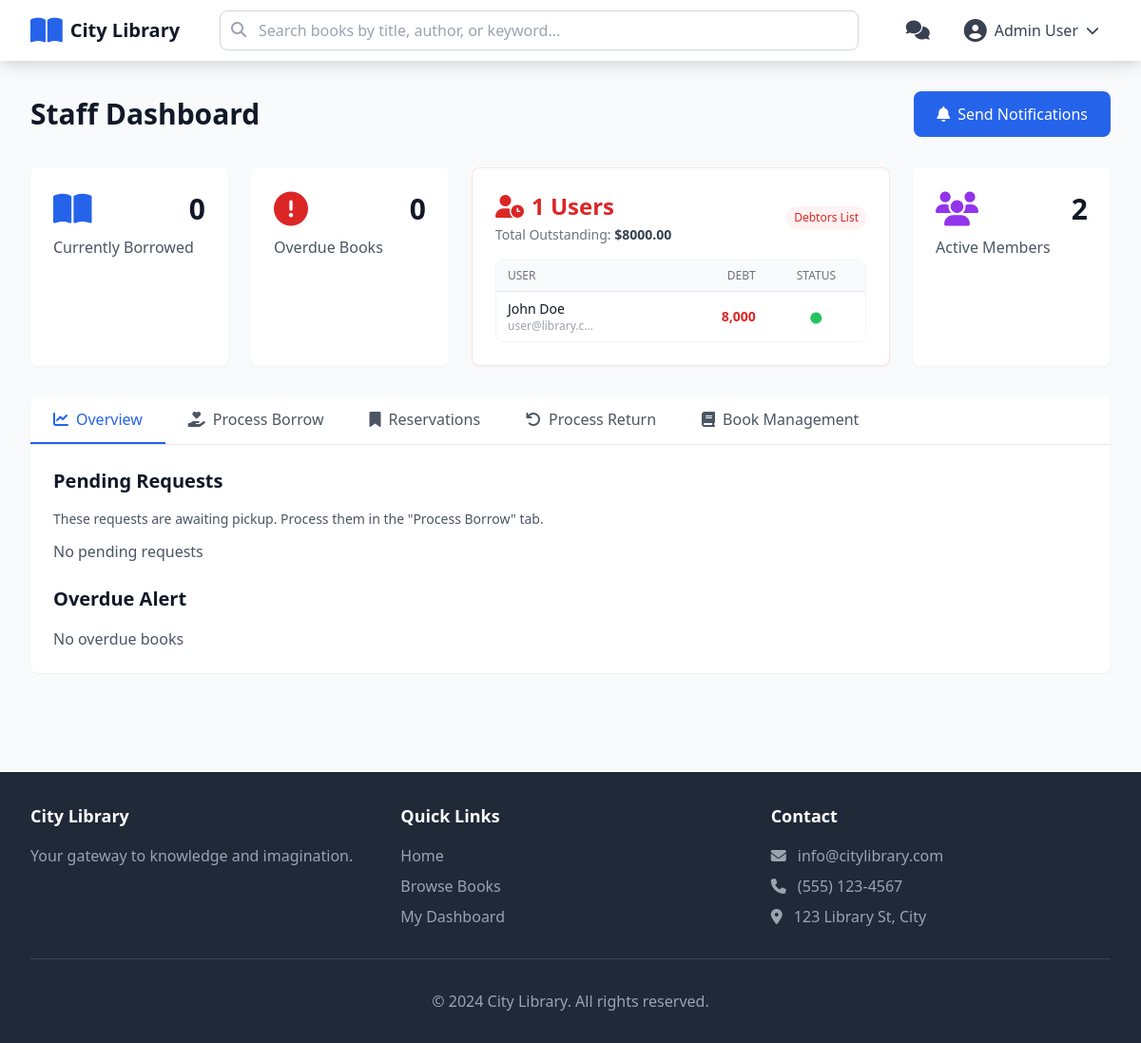
The app's page /staff/dashboard (signed in), older data.
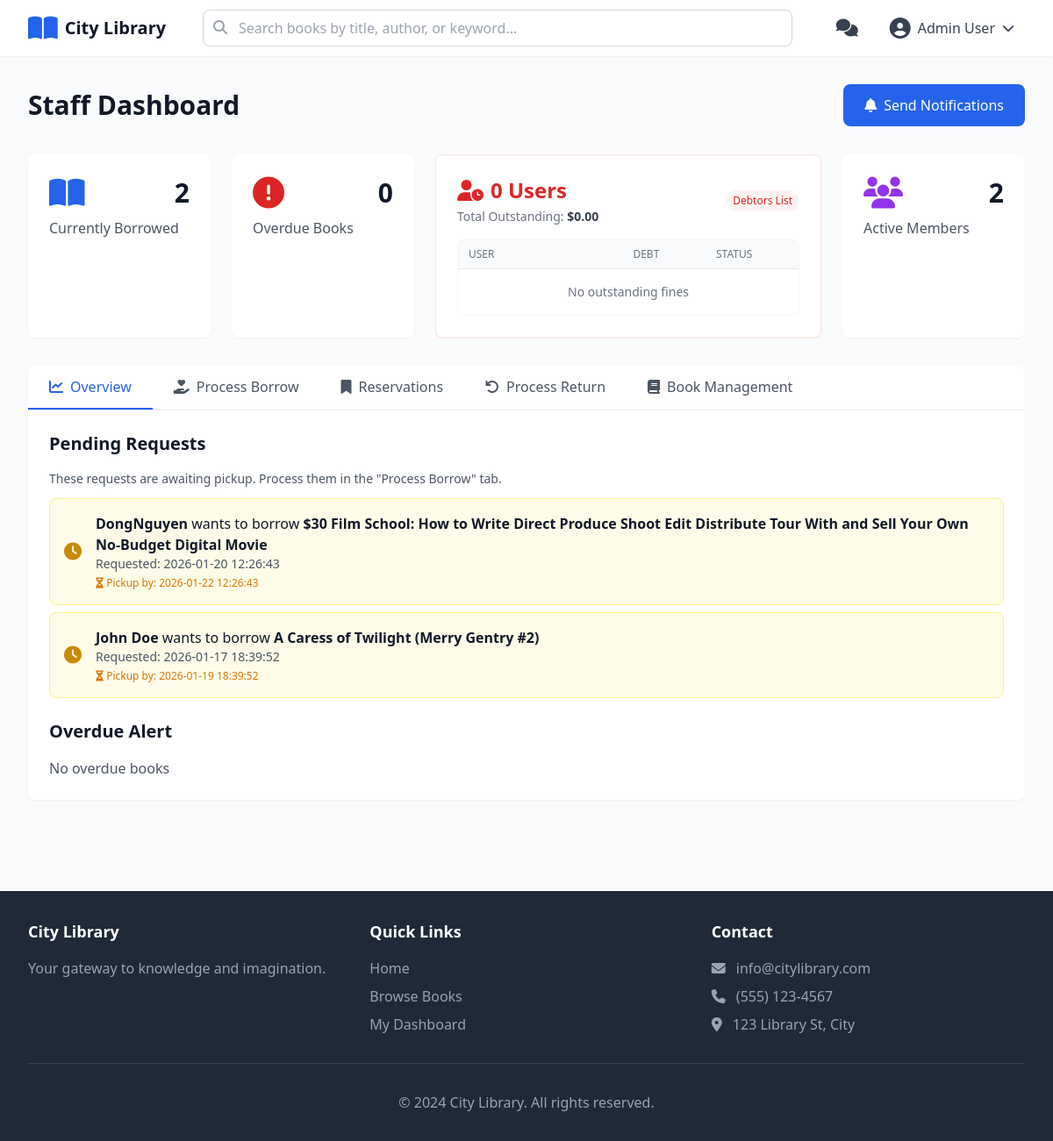
The same page, newer data.
### tables this page shows
CREATE TABLE users (
            id TEXT PRIMARY KEY,
            email TEXT UNIQUE NOT NULL,
            password TEXT NOT NULL,
            name TEXT NOT NULL,
            phone TEXT NOT NULL,
            birthday TEXT,
            role TEXT NOT NULL DEFAULT 'user',
            member_since TEXT NOT NULL,
            is_locked INTEGER DEFAULT 0,
            fines REAL DEFAULT 0.0,
            violations INTEGER DEFAULT 0,
            favorites TEXT DEFAULT '[]'
        );

CREATE TABLE borrows (
            id TEXT PRIMARY KEY,
            user_id TEXT NOT NULL,
            book_id TEXT NOT NULL,
            borrow_date TEXT NOT NULL,
            due_date TEXT NOT NULL,
            return_date TEXT,
            status TEXT NOT NULL DEFAULT 'waiting',
            renewed_count INTEGER DEFAULT 0,
            pending_until TEXT,
            condition TEXT,
            damage_fee REAL DEFAULT 0.0,
            late_fee REAL DEFAULT 0.0,
            FOREIGN KEY (user_id) REFERENCES users (id),
            FOREIGN KEY (book_id) REFERENCES books (id)
        );

CREATE TABLE books (
            id TEXT PRIMARY KEY,
            title TEXT NOT NULL,
            author TEXT NOT NULL,
            category TEXT NOT NULL,
            publisher TEXT NOT NULL,
            year INTEGER NOT NULL,
            language TEXT NOT NULL,
            isbn TEXT NOT NULL,
            description TEXT,
            cover_url TEXT,
            total_copies INTEGER NOT NULL DEFAULT 1,
            available_copies INTEGER NOT NULL DEFAULT 1,
            shelf_location TEXT,
            rating REAL DEFAULT 0.0,
            borrow_count INTEGER DEFAULT 0
        );

### routes/staff_routes.py (the view)
@staff_bp.route('/dashboard')
@login_required
@role_required('staff')
def dashboard():
    staff = Staff.get_by_id(session['user_id'])
    return render_template(
        'pages/staff/dashboard.html',
        pending_borrows=Borrow.get_user_borrows_by_status('pending_pickup'),
        borrowed_books=Borrow.get_user_borrows_by_status('borrowed'),
        overdue_books=Borrow.get_overdue_borrows(),
        all_books=Book.get_all(),
        all_reservations=Reservation.get_all(),
        popular_books=Book.get_most_borrowed(limit=10),
        stats=staff.get_stats(),
        users_with_debt=User.get_users_with_debt()
    )

### models/book.py (called while the page is built)
    @staticmethod
    def get_by_id(book_id: str) -> Optional['Book']:
        db = get_db()
        row = db.execute('''
            SELECT id, title, author, category, publisher, year, language, isbn,
                   description, cover_url, total_copies, available_copies,
                   shelf_location, rating, borrow_count
            FROM books WHERE id = ?
        ''', (book_id,)).fetchone()
        if row:
            return Book(**dict(row))
        return None

    @staticmethod
    def get_all(limit: Optional[int] = None) -> List['Book']:
        db = get_db()
        query = '''SELECT id, title, author, category, publisher, year, language, isbn,
                          description, cover_url, total_copies, available_copies,
                          shelf_location, rating, borrow_count
                   FROM books'''
        if limit:
            query += f' LIMIT {limit}'
        rows = db.execute(query).fetchall()
        return [Book(**dict(row)) for row in rows]

    @staticmethod
    def get_total_count() -> int:
        db = get_db()
        row = db.execute('SELECT COUNT(*) as count FROM books').fetchone()
        return row['count']

### templates/pages/staff/dashboard.html (shortened to what the changed rows need)
{% extends "layout.html" %}
{% block content %}
<div class="max-w-7xl mx-auto px-4 sm:px-6 lg:px-8 py-8">
    <div class="flex justify-between items-center mb-8">
        <h1 class="text-3xl font-bold text-gray-900">Staff Dashboard</h1>
    </div>
    <div class="grid grid-cols-1 md:grid-cols-2 lg:grid-cols-5 gap-6 mb-8">
        <div class="bg-white rounded-lg shadow-sm p-6">
            <div class="flex items-center justify-between mb-2">
                <i class="fas fa-book-open text-4xl text-blue-600"></i>
                <span class="text-3xl font-bold text-gray-900">{{ stats.borrowed }}</span>
            </div>
        </div>
        <div class="bg-white rounded-lg shadow-sm p-6 lg:col-span-2 border border-red-100">
            <div class="flex items-center justify-between mb-4">
                <div>
                    <div class="flex items-center gap-2">
                        <i class="fas fa-user-clock text-2xl text-red-600"></i>
                        <span class="text-2xl font-bold text-red-600">{{ users_with_debt|length }} Users</span>
                    </div>
                    <p class="text-sm text-gray-500 mt-1">Total Outstanding: <span class="font-bold text-gray-700">${{ "%.2f"|format(stats.fines) }}</span></p>
                </div>
            </div>
            <div class="overflow-hidden border border-gray-100 rounded-lg">
                <div class="max-h-40 overflow-y-auto custom-scrollbar">
                    <table class="min-w-full divide-y divide-gray-200">
                        <thead class="bg-gray-50 sticky top-0 z-10">
                            <tr>
                                <th class="px-3 py-2 text-left text-xs font-medium text-gray-500 uppercase">User</th>
                                <th class="px-3 py-2 text-right text-xs font-medium text-gray-500 uppercase">Debt</th>
                                <th class="px-3 py-2 text-center text-xs font-medium text-gray-500 uppercase">Status</th>
                            </tr>
                        </thead>
                        <tbody class="bg-white divide-y divide-gray-200">
                            {% for user in users_with_debt %}
                            <tr class="hover:bg-gray-50">
                                <td class="px-3 py-2">
                                    <div class="text-sm font-medium text-gray-900">{{ user.name }}</div>
                                    <div class="text-xs text-gray-400 truncate w-24" title="{{ user.email }}">{{ user.email }}</div>
                                </td>
                                <td class="px-3 py-2 text-right whitespace-nowrap">
                                    <div class="text-sm font-bold text-red-600">{{ "{:,.0f}".format(user.fines) }}</div>
                                </td>
                                <td class="px-3 py-2 text-center whitespace-nowrap">
                                    {% if user.is_locked %}
                                        <i class="fas fa-lock text-gray-400" title="Locked"></i>
                                    {% else %}
                                        <i class="fas fa-circle text-xs text-green-500" title="Active"></i>
                                    {% endif %}
                                </td>
                            </tr>
                            {% else %}
                            <tr>
                                <td colspan="3" class="px-3 py-4 text-center text-sm text-gray-500">
                                    No outstanding fines
                                </td>
                            </tr>
                            {% endfor %}
                        </tbody>
                    </table>
                </div>
            </div>
        </div>
    </div>
    <div class="bg-white rounded-lg shadow-sm mb-6">
        <div class="p-6">
            <div id="content-overview" class="tab-content">
                <div class="space-y-6">
                    <div>
                        <h2 class="text-xl font-bold text-gray-900 mb-4">Pending Requests</h2>
                        <p class="text-sm text-gray-600 mb-3">These requests are awaiting pickup. Process them in the "Process Borrow" tab.</p>
                        {% if pending_borrows %}
                        <div class="space-y-2">
                            {% for borrow in pending_borrows[:5] %}
                            {% set book = borrow.get_book() %}
                            {% set user = borrow.get_user() %}
                            <div class="flex items-center gap-4 p-4 bg-yellow-50 border border-yellow-200 rounded-lg">
                                <i class="fas fa-clock text-xl text-yellow-600"></i>
                                <div class="flex-1">
                                    <p class="text-gray-900"><strong>{{ user.name }}</strong> wants to borrow <strong>{{ book.title }}</strong></p>
                                    <p class="text-sm text-gray-600">Requested: {{ borrow.borrow_date }}</p>
                                    {% if borrow.pending_until %}
                                    <p class="text-xs text-amber-600 mt-1"><i class="fas fa-hourglass-half"></i> Pickup by: {{ borrow.pending_until }}</p>
                                    {% endif %}
                                </div>
                            </div>
                            {% endfor %}
                        </div>
                        {% else %}
                        <p class="text-gray-600">No pending requests</p>
                        {% endif %}
                    </div>
                    <div>
                        <h2 class="text-xl font-bold text-gray-900 mb-4">Overdue Alert</h2>
                    </div>
                </div>
            </div>
        </div>
    </div>
</div>
{% endblock %}

Row changes from the older to the newer data that the page shows:
no longer on one of the page's lists (row edited): users: name "John Doe", email "user@library.c…", fines "8,000"
added borrows: borrow_date "2026-01-20 12:26:43", pending_until "2026-01-22 12:26:43"
now on this page (row unchanged): users: name "DongNguyen"
now on this page (row edited): books: title "$30 Film School: How to Write Direct Produce Shoot Edit Distribute Tour With and Sell Your Own No-Budget Digital Movie"
now on this page (row edited): borrows: {{ user.name }} "John Doe", borrow_date "2026-01-17 18:39:52", pending_until "2026-01-19 18:39:52"
now on this page (row edited): books: title "A Caress of Twilight (Merry Gentry #2)"
Text that changed along with them:
{{ stats.borrowed }}: "0" → "2"
{{ users_with_debt|length }}: "1" → "0"
{{ "%.2f"|format(stats.fines) }}: "8000.00" → "0.00"
text no longer shown: "No pending requests"
text now shown: "No outstanding fines"
